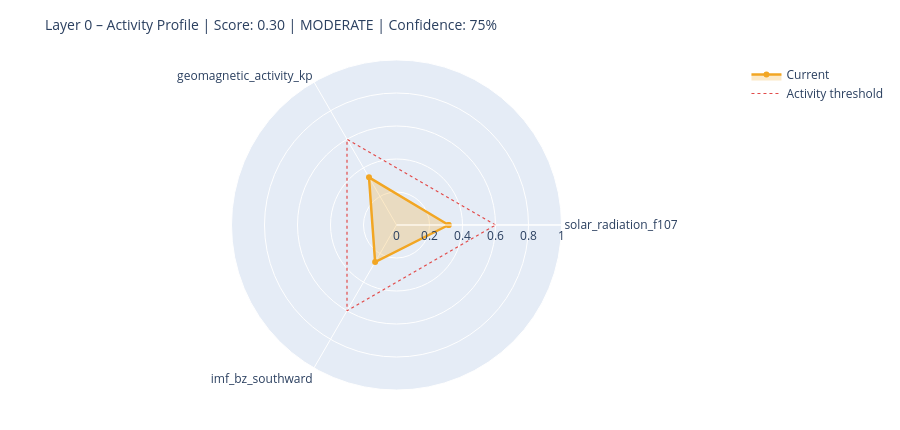

Notebook source saved alongside this figure:
### Markdown cell above
---
## 6. State Assessment & Handoff to Layer 1

### Code cell
# ============================================================
# STEP 1 – Collect raw values with source modes
# Mode: 'primary' | 'fallback_3h' | 'last_valid' | 'missing'
# ============================================================

def safe_last(df, col):
    if df is None or col not in df.columns: return None
    s = df[col].dropna()
    return float(s.iloc[-1]) if not s.empty else None

f107_now = safe_last(df_f107, 'f10.7')
bz_now   = safe_last(df_mag,  'bz_gsm')
kp_now   = safe_last(df_kp,   'kp')
sw_now   = safe_last(df_sw,   'speed')

source_modes = {
    'F10.7':    'primary'  if f107_now is not None else 'missing',
    'Kp':       'primary'  if kp_now   is not None else 'missing',
    'IMF_Bz':   'primary'  if bz_now   is not None else 'missing',
    'SW_speed': 'primary'  if sw_now   is not None else 'missing',
}

# Kp Fallback – 3h endpoint
if kp_now is None:
    try:
        r = requests.get(
            'https://services.swpc.noaa.gov/json/noaa-planetary-k-index.json',
            timeout=10)
        r.raise_for_status()
        fb = pd.DataFrame(r.json())
        tc = next((c for c in fb.columns if 'time' in c.lower()), fb.columns[0])
        kc = next((c for c in fb.columns if 'kp' in c.lower() and c != tc), None)
        if kc:
            fb[kc] = fb[kc].astype(str).str.extract(r'([0-9]+(?:\.[0-9]*)?)')[0]
            fb[kc] = pd.to_numeric(fb[kc], errors='coerce')
            fb = fb[fb[kc] >= 0].dropna(subset=[kc])
            if not fb.empty:
                kp_now = float(fb[kc].iloc[-1])
                source_modes['Kp'] = 'fallback_3h'
                print(f'  Kp fallback (3h): {kp_now:.1f}')
    except Exception as e:
        print(f'  Kp fallback failed: {e}')

# Solar Wind Fallback – last valid value
if sw_now is None and df_sw is not None and 'speed' in df_sw.columns:
    s = df_sw['speed'].dropna()
    if not s.empty:
        sw_now = float(s.iloc[-1])
        source_modes['SW_speed'] = 'last_valid'
        print(f'  SW fallback (last_valid): {sw_now:.0f} km/s')

print()
print('Source modes:', source_modes)

# ============================================================
# STEP 2 – Score from available components only
# ============================================================

def norm(v, lo, hi):
    if v is None: return None
    return max(0.0, min(1.0, (v - lo) / (hi - lo)))

COMPONENTS = {
    'solar_radiation_f107':    (f107_now, norm(f107_now, 60, 250)),
    'geomagnetic_activity_kp': (kp_now,   norm(kp_now,   0,   9)),
    'imf_bz_southward':        (bz_now,   norm(-(bz_now or 0) if bz_now else None, -5, 30)
                                           if bz_now is not None else None),
    'solar_wind_speed':        (sw_now,   norm(sw_now, 300, 800)),
}

available   = {k: v[1] for k, v in COMPONENTS.items() if v[1] is not None}
unavailable = [k for k, v in COMPONENTS.items() if v[1] is None]

layer0_score = round(sum(available.values()) / len(available), 4) if available else None
confidence   = round(len(available) / len(COMPONENTS), 2)

level = ('unknown'  if layer0_score is None
         else 'calm'     if layer0_score < 0.3
         else 'moderate' if layer0_score < 0.6
         else 'active')

# ============================================================
# STEP 3 – Dominant Driver
# ============================================================

def dominant_driver(kp, f107, bz, sw):
    candidates = []
    if kp   is not None and kp   >= 4:   candidates.append(('geomagnetic',    kp / 9))
    if sw   is not None and sw   >= 500:  candidates.append(('solar_wind',     sw / 800))
    if bz   is not None and bz   <= -5:   candidates.append(('imf_southward',  abs(bz) / 30))
    if f107 is not None and f107 >= 150:  candidates.append(('solar_radiation',f107 / 250))
    return max(candidates, key=lambda x: x[1])[0] if candidates else 'none'

driver = dominant_driver(kp_now, f107_now, bz_now, sw_now)

# ============================================================
# STEP 4 – Downstream expectations
# ============================================================

def downstream_expectation(driver, score, kp, bz, f107):
    exp = {
        'magnetosphere':        'calm',
        'ionosphere':           'calm',
        'schumann_resonance':   'unchanged',
        'lithosphere_currents': 'low',
    }
    if driver == 'geomagnetic' or (kp and kp >= 5):
        exp['magnetosphere']        = 'compressed / storm'
        exp['ionosphere']           = 'elevated disturbance (TEC variability)'
        exp['schumann_resonance']   = 'elevated amplitude possible'
        exp['lithosphere_currents'] = 'elevated induction currents'
    elif driver == 'imf_southward' or (bz and bz <= -5):
        exp['magnetosphere']        = 'energy coupling active'
        exp['ionosphere']           = 'elevated electron density possible'
        exp['schumann_resonance']   = 'slight modulation possible'
    elif driver == 'solar_radiation' or (f107 and f107 >= 150):
        exp['ionosphere']           = 'elevated ionization (F-layer)'
        exp['schumann_resonance']   = 'slightly elevated background activity'
    return exp

downstream = downstream_expectation(driver, layer0_score, kp_now, bz_now, f107_now)

# ============================================================
# CONSOLE OUTPUT
# ============================================================

W = 58
print('=' * W)
print('LAYER 0 – STATE ASSESSMENT')
print('=' * W)
for name, (raw_v, score_v) in COMPONENTS.items():
    if score_v is not None:
        bar = '█' * int(score_v * 20) + '░' * (20 - int(score_v * 20))
        print(f'  {name:<35}  {bar}  {score_v:.2f}')
    else:
        print(f'  {name:<35}  {"─" * 20}  n/a')
print('-' * W)
print(f'  Score ({len(available)}/{len(COMPONENTS)} components):  {layer0_score:.3f}')
print(f'  Confidence:         {confidence:.0%}')
print(f'  Level:              {level.upper()}')
print(f'  Dominant Driver:    {driver}')

# Radar chart
cats = list(available.keys())
vals = list(available.values())
if len(cats) >= 3:
    fig = go.Figure()
    fig.add_trace(go.Scatterpolar(
        r=vals + [vals[0]], theta=cats + [cats[0]],
        fill='toself', fillcolor='rgba(242,166,35,0.25)',
        line=dict(color='#F2A623', width=2.5), name='Current'
    ))
    fig.add_trace(go.Scatterpolar(
        r=[0.6] * (len(cats) + 1), theta=cats + [cats[0]],
        line=dict(color='#E24B4A', dash='dot', width=1.2),
        mode='lines', name='Activity threshold'
    ))
    fig.update_layout(
        title=dict(text=f'Layer 0 – Activity Profile | Score: {layer0_score:.2f} | {level.upper()} | Confidence: {confidence:.0%}',
                   font=dict(size=14)),
        polar=dict(radialaxis=dict(visible=True, range=[0, 1])),
        height=430, showlegend=True,
        margin=dict(l=60, r=60, t=60, b=40)
    )
    fig.show()

### Figure 1 — Plotly figure (JSON) as saved in the notebook; plotly's stock layout.template omitted (floating-point values rounded to 4 significant figures)
{"data": [{"fill": "toself", "fillcolor": "rgba(242,166,35,0.25)", "line": {"color": "#F2A623", "width": 2.5}, "name": "Current", "r": [0.3158, 0.3333, 0.2594, 0.3158], "theta": ["solar_radiation_f107", "geomagnetic_activity_kp", "imf_bz_southward", "solar_radiation_f107"], "type": "scatterpolar"}, {"line": {"color": "#E24B4A", "dash": "dot", "width": 1.2}, "mode": "lines", "name": "Activity threshold", "r": [0.6, 0.6, 0.6, 0.6], "theta": ["solar_radiation_f107", "geomagnetic_activity_kp", "imf_bz_southward", "solar_radiation_f107"], "type": "scatterpolar"}], "layout": {"height": 430, "margin": {"b": 40, "l": 60, "r": 60, "t": 60}, "polar": {"radialaxis": {"range": [0, 1], "visible": true}}, "showlegend": true, "title": {"font": {"size": 14}, "text": "Layer 0 – Activity Profile | Score: 0.30 | MODERATE | Confidence: 75%"}}}
